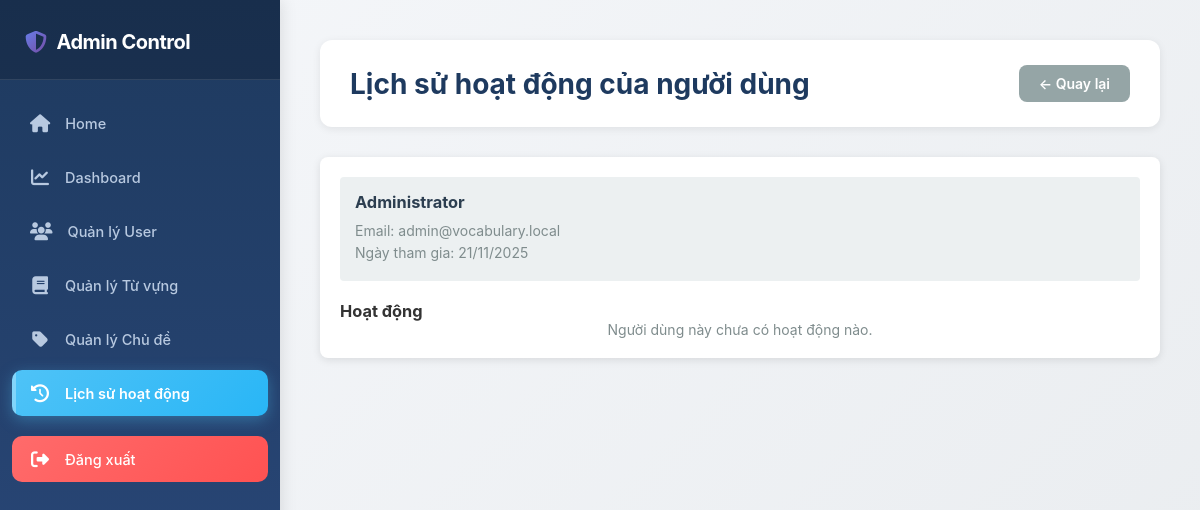
Screenshot of /public/index.php?route=admin_user_activities&user_id=4 (signed in) with the database file from the repository.
### tables this page shows
CREATE TABLE `users` (
  `id` int(11) NOT NULL,
  `name` varchar(100) NOT NULL,
  `email` varchar(150) NOT NULL,
  `password` varchar(255) DEFAULT NULL,
  `avatar` varchar(255) DEFAULT NULL,
  `bio` text DEFAULT NULL,
  `role` enum('user','admin') DEFAULT 'user',
  `created_at` timestamp NOT NULL DEFAULT current_timestamp()
);

### controllers/AdminController.php (called while the page is built, shortened)
<?php
require_once __DIR__ . '/../models/User.php';
class AdminController {
    private $admin;
    public function __construct() {
        $this->admin = new Admin();
    }
    public function userActivities() {
        $user_id = $_GET['user_id'] ?? null;
        $user = new User();
        $userData = $user->getById($user_id);
        $page = isset($_GET['page']) ? (int)$_GET['page'] : 1;
        $limit = 30;
        $offset = ($page - 1) * $limit;
        $activities = $this->admin->getUserActivityHistory($user_id, $limit, $offset);
        include __DIR__ . '/../views/admin/user-activities.php';
    }
}
?>

### config/database.php (called while the page is built, shortened)
<?php
class Database {
    private $host = "localhost:3366";
    private $db_name = "vocabulary_db";
    private $username = "root";
    private $password = "";
    public function connect() {
        $this->conn = null;
        try {
            $this->conn = new PDO(
                "mysql:host=" . $this->host . ";dbname=" . $this->db_name,
                $this->username,
                $this->password
            );
            $this->conn->exec("SET NAMES utf8");
        } catch (PDOException $e) {
            echo "Kết nối thất bại: " . $e->getMessage();
        }
        return $this->conn;
    }
}

### models/User.php (called while the page is built, shortened)
<?php
require_once __DIR__ . "/../config/database.php";
class User {
    private $db;
    public function __construct() {
        $this->db = (new Database())->connect();
    }
    public function getById($id) {
        $stmt = $this->db->prepare("SELECT * FROM users WHERE id = ?");
        $stmt->execute([$id]);
        return $stmt->fetch(PDO::FETCH_ASSOC);
    }
}

### views/admin/user-activities.php (the view, shortened to what this page needs)
<!DOCTYPE html>
<html lang="vi">
<head>
    <link rel="stylesheet" href="https://cdnjs.cloudflare.com/ajax/libs/font-awesome/6.4.0/css/all.min.css">
</head>
<body>
<div class="admin-container">
    <?php include __DIR__ . '/_sidebar.php'; ?>
    <main class="admin-main">
        <div class="admin-header">
            <h1>Lịch sử hoạt động của người dùng</h1>
            <a href="index.php?route=admin_users" class="btn btn-secondary">← Quay lại</a>
        </div>
        <div class="content-box">
            <div class="user-info">
                <h3><?php echo htmlspecialchars($userData['name']); ?></h3>
                <p>Email: <?php echo htmlspecialchars($userData['email']); ?></p>
                <p>Ngày tham gia: <?php echo date('d/m/Y', strtotime($userData['created_at'])); ?></p>
            </div>
            <h3>Hoạt động</h3>
            <?php if (empty($activities)): ?>
            <p style="text-align: center; color: #7f8c8d;">Người dùng này chưa có hoạt động nào.</p>
            <?php endif; ?>
        </div>
    </main>
</div>
<?php include __DIR__ . '/../footer.php'; ?>

### public/index.php (shortened to what this page needs)
<?php
$route = $_GET['route'] ?? 'home';
switch ($route) {
    case 'admin_user_activities':
        require_once __DIR__ . '/../controllers/AdminController.php';
        (new AdminController())->userActivities();
        break;
}

### views/admin/_sidebar.php
<?php
$currentRoute = $_GET['route'] ?? 'admin_dashboard';
$routeParent = [
    'admin_add_word' => 'admin_words',
    'admin_edit_word' => 'admin_words',
    'admin_add_topic' => 'admin_topics',
    'admin_edit_topic' => 'admin_topics',
    'admin_edit_user' => 'admin_users',
    'admin_save_word' => 'admin_words',
    'admin_update_topic' => 'admin_topics',
    'admin_save_topic' => 'admin_topics',
    'admin_user_activities' => 'admin_activities',
];
$activeRoute = $routeParent[$currentRoute] ?? $currentRoute;
$menuItems = [
    ['route' => 'home', 'icon' => 'fas fa-home', 'label' => 'Home'],
    ['route' => 'admin_dashboard', 'icon' => 'fas fa-chart-line', 'label' => 'Dashboard'],
    ['route' => 'admin_users', 'icon' => 'fas fa-users', 'label' => 'Quản lý User'],
    ['route' => 'admin_words', 'icon' => 'fas fa-book', 'label' => 'Quản lý Từ vựng'],
    ['route' => 'admin_topics', 'icon' => 'fas fa-tag', 'label' => 'Quản lý Chủ đề'],
    ['route' => 'admin_activities', 'icon' => 'fas fa-history', 'label' => 'Lịch sử hoạt động'],
];
?>
<nav class="admin-sidebar">
    <div class="sidebar-header">
        <h2 style="display: flex; align-items: center; gap: 10px; margin: 0; font-size: 20px; font-weight: 700; color: #fff; letter-spacing: -0.5px;">
            <i class="fas fa-shield-alt" style="font-size: 22px; background: linear-gradient(135deg, #667eea 0%, #764ba2 100%); -webkit-background-clip: text; -webkit-text-fill-color: transparent; background-clip: text;"></i>
            <span>Admin Control</span>
        </h2>
    </div>
    <ul class="sidebar-menu">
        <?php foreach ($menuItems as $item): ?>
        <li>
            <a href="index.php?route=<?php echo $item['route']; ?>" class="nav-link <?php echo ($activeRoute === $item['route']) ? 'active' : ''; ?>">
                <i class="<?php echo $item['icon']; ?>"></i>
                <span><?php echo $item['label']; ?></span>
            </a>
        </li>
        <?php endforeach; ?>
        <li>
            <a href="index.php?route=logout" class="nav-link logout">
                <i class="fas fa-sign-out-alt"></i>
                <span>Đăng xuất</span>
            </a>
        </li>
    </ul>
</nav>

### views/footer.php (shortened to what this page needs)
</body>
</html>

### rows the page displays
users: name "Administrator", email "admin@vocabulary.local", created_at "21/11/2025"

### other values shown
$item['label'] "Home"
$item['label'] "Dashboard"
$item['label'] "Quản lý User"
$item['label'] "Quản lý Từ vựng"
$item['label'] "Quản lý Chủ đề"
$item['label'] "Lịch sử hoạt động"
